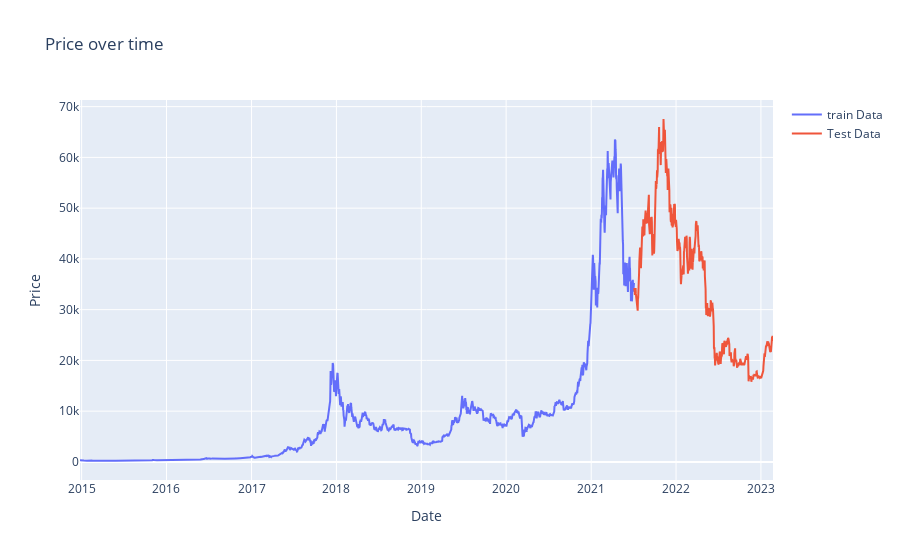

Notebook code for this chart:
### Code cell
train_x = train_df.index
train_y = train_df['Adj Close']
test_x = test_df.index
test_y = test_df['Adj Close']

fig = go.Figure()
fig.add_trace(go.Scatter(x=train_x, y=train_y, name='train Data'))
fig.add_trace(go.Scatter(x=test_x, y=test_y, name='Test Data'))

fig.update_layout(
    xaxis_title='Date',
    yaxis_title='Price',
    title='Price over time'
)

fig.show()

### Figure 1 — Plotly figure (JSON) as saved in the notebook; plotly's stock layout.template omitted (floating-point values rounded to 4 significant figures; data arrays with more than 128 entries replaced by an {"elided": "..."} marker saying what was removed)
{"data": [{"name": "train Data", "type": "scatter", "x": {"elided": "2384 str values"}, "y": {"elided": "2384 float values"}}, {"name": "Test Data", "type": "scatter", "x": {"elided": "597 str values"}, "y": {"elided": "597 float values"}}], "layout": {"title": {"text": "Price over time"}, "xaxis": {"title": {"text": "Date"}}, "yaxis": {"title": {"text": "Price"}}}}
